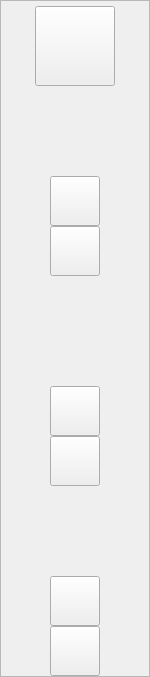
         <widget class="QFrame" name="icon_menu_widget">
          <property name="maximumSize">
           <size>
            <width>150</width>
            <height>16777215</height>
           </size>
          </property>
          <property name="frameShape">
           <enum>QFrame::StyledPanel</enum>
          </property>
          <property name="frameShadow">
           <enum>QFrame::Raised</enum>
          </property>
          <layout class="QVBoxLayout" name="verticalLayout_32">
           <property name="spacing">
            <number>0</number>
           </property>
           <property name="leftMargin">
            <number>0</number>
           </property>
           <property name="topMargin">
            <number>5</number>
           </property>
           <property name="rightMargin">
            <number>0</number>
           </property>
           <property name="bottomMargin">
            <number>0</number>
           </property>
           <item alignment="Qt::AlignHCenter">
            <widget class="QPushButton" name="logo_icon_1">
             <property name="minimumSize">
              <size>
               <width>80</width>
               <height>80</height>
              </size>
             </property>
             <property name="maximumSize">
              <size>
               <width>80</width>
               <height>80</height>
              </size>
             </property>
             <property name="text">
              <string/>
             </property>
             <property name="iconSize">
              <size>
               <width>80</width>
               <height>80</height>
              </size>
             </property>
            </widget>
           </item>
           <item>
            <spacer name="verticalSpacer_3">
             <property name="orientation">
              <enum>Qt::Vertical</enum>
             </property>
             <property name="sizeHint" stdset="0">
              <size>
               <width>20</width>
               <height>90</height>
              </size>
             </property>
            </spacer>
           </item>
           <item>
            <layout class="QVBoxLayout" name="test_lessons_div_1">
             <property name="spacing">
              <number>0</number>
             </property>
             <item alignment="Qt::AlignHCenter">
              <widget class="QPushButton" name="test_1">
               <property name="minimumSize">
                <size>
                 <width>50</width>
                 <height>50</height>
                </size>
               </property>
               <property name="maximumSize">
                <size>
                 <width>240</width>
                 <height>240</height>
                </size>
               </property>
               <property name="styleSheet">
                <string notr="true"/>
               </property>
               <property name="text">
                <string/>
               </property>
               <property name="iconSize">
                <size>
                 <width>50</width>
                 <height>50</height>
                </size>
               </property>
               <property name="checkable">
                <bool>true</bool>
               </property>
               <property name="autoExclusive">
                <bool>true</bool>
               </property>
              </widget>
             </item>
             <item alignment="Qt::AlignHCenter">
              <widget class="QPushButton" name="lessons_1">
               <property name="minimumSize">
                <size>
                 <width>50</width>
                 <height>50</height>
                </size>
               </property>
               <property name="maximumSize">
                <size>
                 <width>240</width>
                 <height>240</height>
                </size>
               </property>
               <property name="text">
                <string/>
               </property>
               <property name="iconSize">
                <size>
                 <width>50</width>
                 <height>50</height>
                </size>
               </property>
               <property name="checkable">
                <bool>true</bool>
               </property>
               <property name="autoExclusive">
                <bool>true</bool>
               </property>
              </widget>
             </item>
            </layout>
           </item>
           <item>
            <spacer name="verticalSpacer_2">
             <property name="orientation">
              <enum>Qt::Vertical</enum>
             </property>
             <property name="sizeHint" stdset="0">
              <size>
               <width>20</width>
               <height>110</height>
              </size>
             </property>
            </spacer>
           </item>
           <item>
            <layout class="QVBoxLayout" name="color_setting_div_1">
             <property name="spacing">
              <number>0</number>
             </property>
             <item alignment="Qt::AlignHCenter">
              <widget class="QPushButton" name="colors_1">
               <property name="minimumSize">
                <size>
                 <width>50</width>
                 <height>50</height>
                </size>
               </property>
               <property name="maximumSize">
                <size>
                 <width>255</width>
                 <height>255</height>
                </size>
               </property>
               <property name="text">
                <string/>
               </property>
               <property name="iconSize">
                <size>
                 <width>50</width>
                 <height>50</height>
                </size>
               </property>
               <property name="checkable">
                <bool>true</bool>
               </property>
               <property name="autoExclusive">
                <bool>true</bool>
               </property>
              </widget>
             </item>
             <item alignment="Qt::AlignHCenter">
              <widget class="QPushButton" name="settings_1">
               <property name="minimumSize">
                <size>
                 <width>50</width>
                 <height>50</height>
                </size>
               </property>
               <property name="maximumSize">
                <size>
                 <width>255</width>
                 <height>255</height>
                </size>
               </property>
               <property name="text">
                <string/>
               </property>
               <property name="iconSize">
                <size>
                 <width>50</width>
                 <height>50</height>
                </size>
               </property>
               <property name="checkable">
                <bool>true</bool>
               </property>
               <property name="autoExclusive">
                <bool>true</bool>
               </property>
              </widget>
             </item>
            </layout>
           </item>
           <item>
            <spacer name="verticalSpacer">
             <property name="orientation">
              <enum>Qt::Vertical</enum>
             </property>
             <property name="sizeHint" stdset="0">
              <size>
               <width>18</width>
               <height>90</height>
              </size>
             </property>
            </spacer>
           </item>
           <item>
            <layout class="QVBoxLayout" name="about_profile_div_1">
             <property name="spacing">
              <number>0</number>
             </property>
             <item alignment="Qt::AlignHCenter">
              <widget class="QPushButton" name="about_1">
               <property name="minimumSize">
                <size>
                 <width>50</width>
                 <height>50</height>
                </size>
               </property>
               <property name="maximumSize">
                <size>
                 <width>255</width>
                 <height>255</height>
                </size>
               </property>
               <property name="text">
                <string/>
               </property>
               <property name="iconSize">
                <size>
                 <width>50</width>
                 <height>50</height>
                </size>
               </property>
               <property name="checkable">
                <bool>true</bool>
               </property>
               <property name="autoExclusive">
                <bool>true</bool>
               </property>
               <property name="autoRepeatDelay">
                <number>-6</number>
               </property>
              </widget>
             </item>
             <item alignment="Qt::AlignHCenter">
              <widget class="QPushButton" name="profile_1">
               <property name="minimumSize">
                <size>
                 <width>50</width>
                 <height>50</height>
                </size>
               </property>
               <property name="maximumSize">
                <size>
                 <width>255</width>
                 <height>255</height>
                </size>
               </property>
               <property name="text">
                <string/>
               </property>
               <property name="iconSize">
                <size>
                 <width>50</width>
                 <height>50</height>
                </size>
               </property>
               <property name="checkable">
                <bool>true</bool>
               </property>
               <property name="autoExclusive">
                <bool>true</bool>
               </property>
              </widget>
             </item>
            </layout>
           </item>
          </layout>
         </widget>
